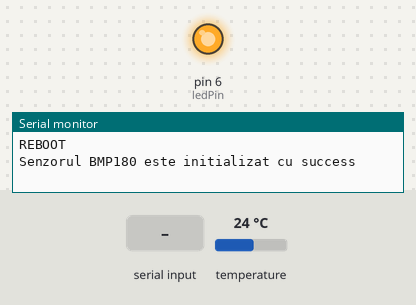
Bench run of a sketch on a simulated Arduino Uno, built with avr-gcc and run on an emulated ATmega328P. Shown: output pins drawn as LEDs (lit = HIGH), the last lines printed to the serial monitor. The inputs (shaded band) are chosen by the test bench; at power-on: temperature 24 °C.

Above: at 1.2 s.
1.3 s: temperature set to 18.5 °C
2.8 s: temperature set to 17.5 °C
At 3.2 s:
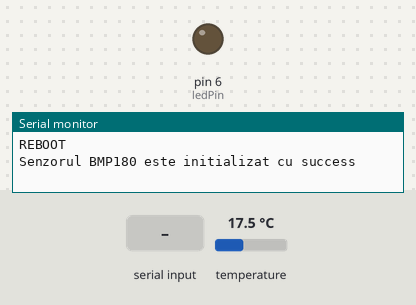
5.8 s: "4" received over Serial
At 7.0 s:
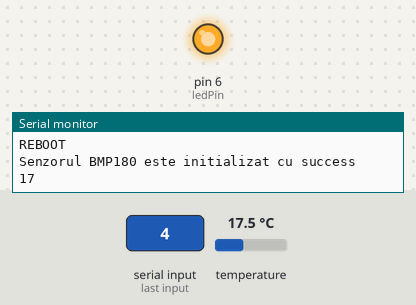
7.3 s: "3" received over Serial
At 8.1 s:
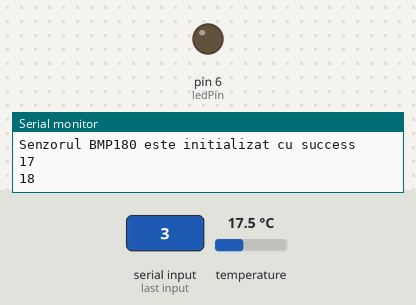
Timing chart, 0 to 9.8 s (numbered marks = the images above; inputs shaded):
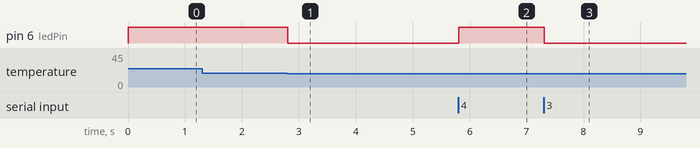

The sketch:

sketch_mar23a.ino
```cpp
#include <SFE_BMP180.h>
#include <Wire.h>
#define ledPin 6
SFE_BMP180 tmp;
String sdata = "";
typedef unsigned char U8;
U8 setPoint = 18;
int incomingByte = 0;

/*##############################################################################################*/
// Function for detecting the temperature

U8 ReadTemp()  {
  U8 status;
  double T;

  status = tmp.startTemperature();

  if (status != 0)
  {
    // Waiting for the measurement to be completed
    delay(status);
    //Measurement saved in T
    // Function returns 1 if successful and 0 if failure.

    status = tmp.getTemperature(T);
    if (status != 0)
    {
      //If status is different from 0 function returns temperature through T
      //Serial.print(" deg C, "); IF needed

      return T;
    }

  }

}


/*##############################################################################################*/
//Void function used for switching On/Off the light using a boolean var.

void setVoltage( bool state ) {
  digitalWrite(ledPin, state);
  //INVERTED VALUES- setVoltage(0) = 1,setVoltage(1) = 0;
}


/*##############################################################################################*/
void setup() {


  pinMode(ledPin, OUTPUT);
  Serial.begin(9600);
  Serial.println("REBOOT");


  // Sensor initialization
  if (tmp.begin())
    Serial.println("Senzorul BMP180 este initializat cu success");
  else
  {

    Serial.println("Senzorul BMP180 nu s-a putut initializa");
    while (1); //  Program stops
  }


}

/*##############################################################################################*/
void loop() {
  U8 readtemp = ReadTemp();
  U8 Hyst = 2;
  char receiveVal;
//  if (Serial.available() > 0) {
//    // read the incoming byte:
//    incomingByte = Serial.read();
//
//    // say what you got:
//    Serial.print("I received: ");
//    Serial.println(incomingByte, DEC);
//  }
  if (readtemp < setPoint - Hyst)
  {
    setVoltage (0);
  }

  if ((readtemp < setPoint + Hyst) && (readtemp > setPoint - Hyst))
  {
    if ((readtemp > setPoint - Hyst) && (readtemp < setPoint))
    {
      setVoltage(0);
    }
    else
    {
      setVoltage(1);
    }
  }
  if (readtemp > setPoint + Hyst)
  {
    setVoltage(1);
  }

  //MAX TEMPERATURE-EMERGENCY STOP


  if (readtemp > 70) setVoltage(1);

  if (Serial.available() > 0)
  {
    //Serial.print(Serial.read());
    receiveVal = Serial.read();

    if (receiveVal == '1')
    {
      //Serial.print("Temperatura actuala este : ");
      Serial.println(readtemp);
    }

    if (receiveVal == '2')
    {
      //Serial.print("SetPoint-ul actual este : ");
      Serial.println(setPoint);
    }

    if (receiveVal == '3')
    {
      //Serial.print("SetPoint-ul a crescut cu un grad, iar valoarea actuala este: ");
      setPoint++;
      Serial.println(setPoint);
    }

    if (receiveVal == '4')
    {
      //Serial.print("SetPoint-ul a scazut cu un grad, iar valoarea actuala este: ");
      setPoint--;
      Serial.println(setPoint);
    }
    if (receiveVal == '5')
    {
      //Serial.print("Statusul actual al termostatulul este: ");

      if (readtemp < setPoint - Hyst)
      {
        Serial.println("Pornit");
      }

      if ((readtemp < setPoint + Hyst) && (readtemp > setPoint - Hyst))
      {
        if ((readtemp > setPoint - Hyst) && (readtemp < setPoint))

        {
          Serial.println("Pornit");
        }

        else

        {
          Serial.println("Oprit");

        }

      }
      if (readtemp > setPoint + Hyst)
      {
        Serial.println("Oprit");
      }

    }
  }
}

/*##############################################################################################
  /*##############################################################################################
*/
/*##############################################################################################

  /*##############################################################################################
  //  VERIFYING THE STATUS

  if (sdata == "Status")
  {
  Serial.print("Statusul actual al termostatulul este: ");

  if(readtemp < setPoint - Hyst)

        {
          Serial.println("Pornit");
        }

  if((readtemp < setPoint + Hyst) && (readtemp > setPoint - Hyst))
        {
            if((readtemp > setPoint - Hyst) && (readtemp < setPoint))

                       {
                         Serial.println("Pornit");
                       }

                 else

                       {
                       Serial.println("Oprit");

                       }

        }
  if(readtemp > setPoint + Hyst)
       {
            Serial.println("Oprit");
       }

  sdata.remove(0, sdata.length());

  }


*/
/*void setup() {
  pinMode(8, OUTPUT);
  Serial.begin(9600);

  }
  void loop() {
  char receiveVal;

    if(Serial.available() > 0)
    {
        receiveVal = Serial.read();

       if(receiveVal == '1')
          digitalWrite(8,HIGH);
       else if (receiveVal == '0')
          digitalWrite(8,LOW);
    }

    //digitalWrite(8, HIGH);   // turn the LED on (HIGH is the voltage level)
    //delay(1000);                       // wait for a second
    //digitalWrite(8, LOW);    // turn the LED off by making the voltage LOW
    //delay(1000);
  }
*/
```

Measured:
- the behaviour switches between 18 and 17.9 °C on temperature (found by bisection; images 0 and 1)
- after the input at 1.3 s, every drawn part: stays the same
- after the input at 2.8 s, pin 6 (ledPin): HIGH → LOW at once
- after the input at 5.8 s, pin 6 (ledPin): LOW → HIGH at once
- after the input at 7.3 s, pin 6 (ledPin): HIGH → LOW at once
